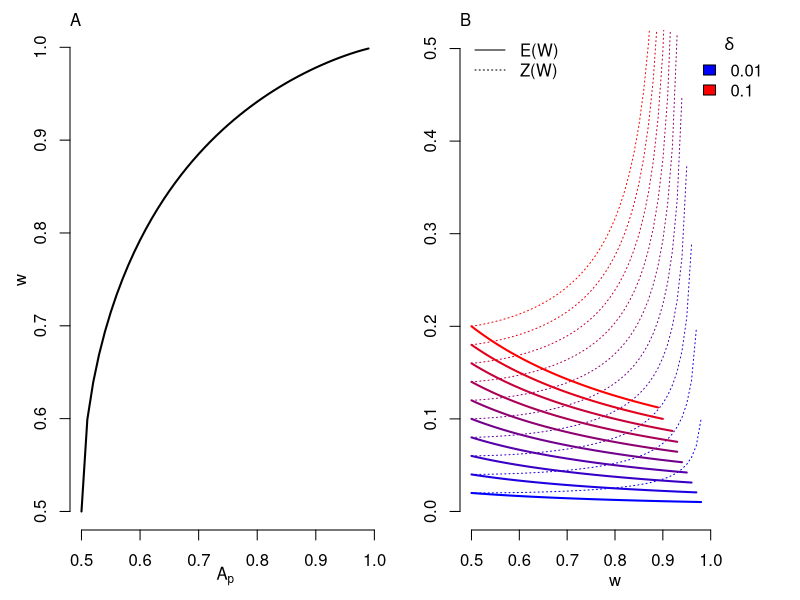

This chart was generated by the following R code:
## ent<-function(w) -1*(w*log(w)+(1-w)*log(1-w))
## pv<-seq(.5,1,by=.01)
## plot(pv,ent(pv),type='l')


## #f=del/p
## #df/dp

## ew<-function(del,p) del/p
## par(mgp=c(2,1,0))
## plot(NULL,xlim=c(.5,1),ylim=c(0,.2),bty='n',xlab="p",ylab="E(W)")
## pv<-seq(.5,1,by=.01)
## f<-colorRampPalette(c("blue","red"))
## cols<-f(10)
## del.list<-seq(.01,.1,by=.01)
## for (i in 1:length(del.list)) {
##     del<-del.list[i]
##     pv0<-pv[pv+del<1]
##     lines(pv0,ew(del,pv0),col=cols[i])
## }
## legend("topright",bty='n',fill=cols[c(1,10)],legend=del.list[c(1,10)],title=expression(delta))


par(mgp=c(2,1,0),mfrow=c(1,2),mar=c(3,3,1,1),oma=rep(.5,4))
f<-function(p,a) abs(p*log(p)+(1-p)*log(1-p)-log(a))
av<-seq(0.5,.99,by=.01)
y<-numeric()
for (i in 1:length(av)) nlminb(.5,f,lower=0.001,upper=.999,a=av[i])$par->y[i]
plot(av,y,type='l',bty='n',xlab=expression(A[p]),ylab='w',lwd=2)
mtext(side=3,adj=0,"A")

##
ew<-function(p1,p) (p1-p)/p
vw<-function(p1,p) ((1-p)/p)^2*p1+1-p1
plot(NULL,xlim=c(.5,1.1),ylim=c(0,.5),bty='n',xlab="w",ylab="",xaxt='n')
axis(side=1,at=seq(.5,1,by=.1))
pv<-seq(.5,1,by=.01)
f<-colorRampPalette(c("blue","red"))
cols<-f(10)
del.list<-seq(.01,.1,by=.01)
for (i in 1:length(del.list)) {
    del<-del.list[i]
    pv0<-pv[pv+del<1]
    p1<-pv0+del
    lines(pv0,ew(p1,pv0),col=cols[i],lwd=2)
    lines(pv0,ew(p1,pv0)/sqrt(vw(p1,pv0)),col=cols[i],lty=3)
}
legend("topright",bty='n',fill=cols[c(1,10)],legend=del.list[c(1,10)],title=expression(delta))
legend("topleft",bty='n',lty=c(1,3),c("E(W)","Z(W)"))
mtext(side=3,adj=0,"B")


